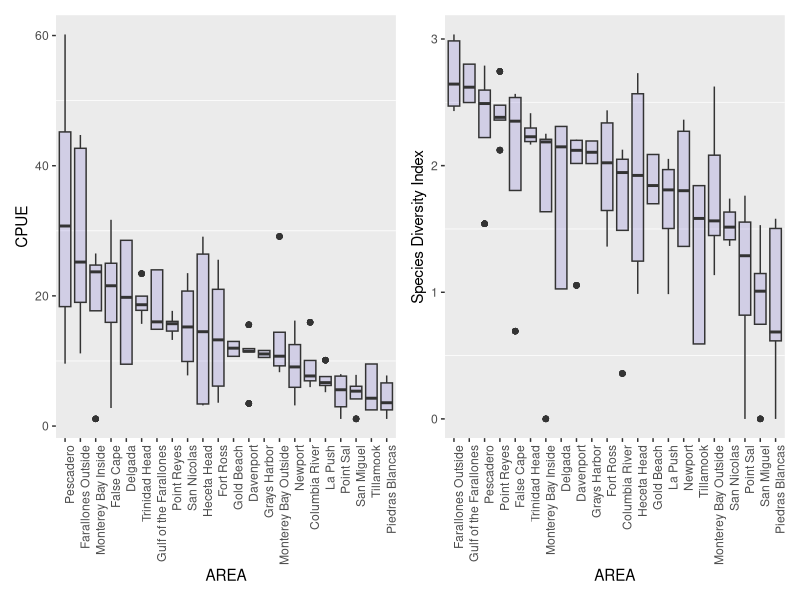
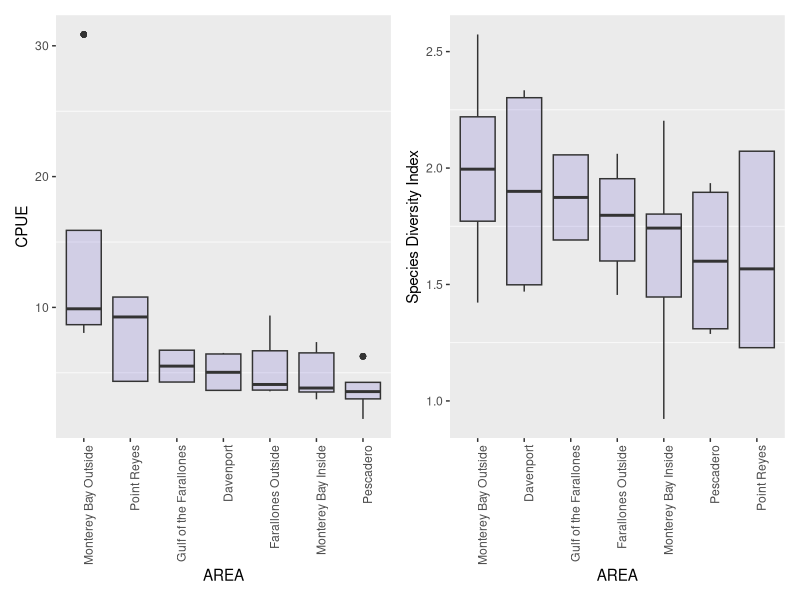
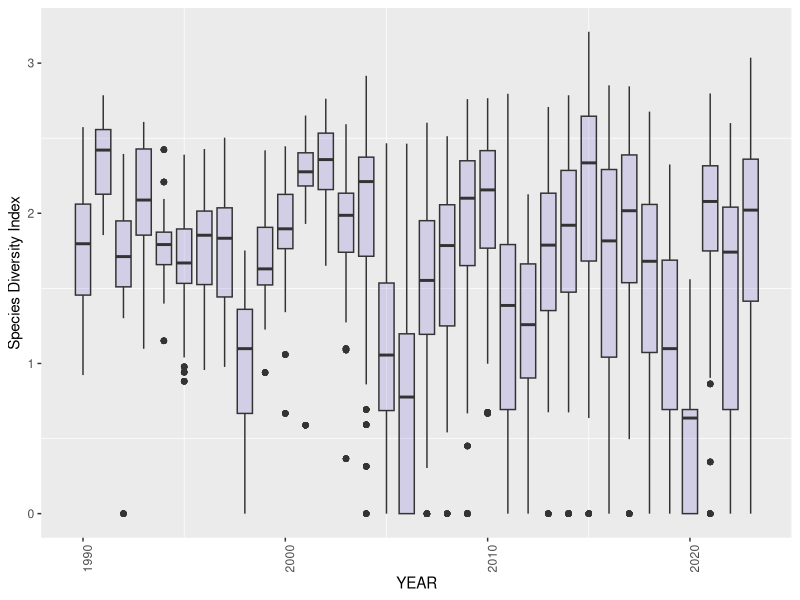

Reproduce these figures in R, in order.
## ---- chunk 1
# Set up chunk options globally for the entire document
knitr::opts_chunk$set(echo = TRUE)
## ---- chunk 2
# Load the required libraries for the analysis
library("tidyverse")
library("patchwork")
## ---- chunk 3
# Load the original data
odat <- read_csv("YOYGroundfishBiodiv_Data.csv")

# Define the column names for species data
species_columns <- colnames(odat[4:49])

# Transform the data into long format
odat_long <- odat %>%
  select(-YEAR_STATION) %>%
  pivot_longer(
    cols = all_of(species_columns),
    names_to = "Species",
    values_to = "Taxon_CPUE(log + 1)"
  )
## ---- chunk 4
# Filter and organize 2023 data
sd_23_unsum <- odat_long %>% 
  filter(YEAR == "2023") %>%
  select(AREA, cpue, sdiv) %>%
  group_by(AREA) %>%
  arrange(cpue)

# Reorder areas by median CPUE
sd_23_cpue_ordered <- sd_23_unsum
sd_23_cpue_ordered$AREA <- reorder(sd_23_cpue_ordered$AREA, sd_23_cpue_ordered$cpue, FUN = median, decreasing = TRUE)

# Reorder areas by median sdiv
sd_23_sdiv_ordered <- sd_23_unsum
sd_23_sdiv_ordered$AREA <- reorder(sd_23_sdiv_ordered$AREA, sd_23_sdiv_ordered$sdiv, FUN = median, decreasing = TRUE)
## ---- chunk 5
# Filter and organize 1990 data
sd_90_unsum <- odat_long %>% 
  filter(YEAR == "1990") %>%
  select(AREA, cpue, sdiv) %>%
  group_by(AREA) %>%
  arrange(cpue)

# Reorder areas by median CPUE
sd_90_cpue_ordered <- sd_90_unsum
sd_90_cpue_ordered$AREA <- reorder(sd_90_cpue_ordered$AREA, sd_90_cpue_ordered$cpue, FUN = median, decreasing = TRUE)

# Reorder areas by median sdiv
sd_90_sdiv_ordered <- sd_90_unsum
sd_90_sdiv_ordered$AREA <- reorder(sd_90_sdiv_ordered$AREA, sd_90_sdiv_ordered$sdiv, FUN = median, decreasing = TRUE)
## ---- chunk 6
# Plot for CPUE (2023)
bp1_avcpue_23 <- ggplot(sd_23_cpue_ordered, aes(x = AREA, cpue)) +
  geom_boxplot(fill = "slateblue", alpha = 0.2) +
  labs(x = "AREA", y = "CPUE") +
  theme(axis.text.x = element_text(angle = 90, hjust = 1)) +
  theme(panel.grid.major = element_blank())

# Plot for Species Diversity Index (2023)
bp2_avsdiv_23 <- ggplot(sd_23_sdiv_ordered, aes(x = AREA, sdiv)) +
  geom_boxplot(fill = "slateblue", alpha = 0.2) +
  labs(x = "AREA", y = "Species Diversity Index") +
  theme(axis.text.x = element_text(angle = 90, hjust = 1)) +
  theme(panel.grid.major = element_blank())
## ---- chunk 7
# Plot for CPUE (1990)
bp3_avcpue_90 <- ggplot(sd_90_cpue_ordered, aes(x = AREA, cpue)) +
  geom_boxplot(fill = "slateblue", alpha = 0.2) +
  labs(x = "AREA", y = "CPUE") +
  theme(axis.text.x = element_text(angle = 90, hjust = 1)) +
  theme(panel.grid.major = element_blank())

# Plot for Species Diversity Index (1990)
bp4_avsdiv_90 <- ggplot(sd_90_sdiv_ordered, aes(x = AREA, sdiv)) +
  geom_boxplot(fill = "slateblue", alpha = 0.2) +
  labs(x = "AREA", y = "Species Diversity Index") +
  theme(axis.text.x = element_text(angle = 90, hjust = 1)) +
  theme(panel.grid.major = element_blank())
## ---- chunk 8
# Combine 2023 plots (CPUE and sdiv)
bp1_avcpue_23 + bp2_avsdiv_23  # 2023 CPUE and Species Diversity Index

# Combine 1990 plots (CPUE and sdiv)
bp3_avcpue_90 + bp4_avsdiv_90  # 1990 CPUE and Species Diversity Index
## ---- chunk 9
# Prepare the data for species diversity index per year
sd_year <- odat_long %>% 
  select(YEAR, sdiv) %>%
  group_by(YEAR)

# Create the plot for species diversity index per year
avg_sdiv_year <- ggplot(sd_year, aes(x = YEAR, sdiv, group = YEAR)) +
  geom_boxplot(fill = "slateblue", alpha = 0.2) +
  labs(x = "YEAR", y = "Species Diversity Index") +
  theme(axis.text.x = element_text(angle = 90, hjust = 1)) +
  theme(panel.grid.major = element_blank())
## ---- chunk 10
# Display the species diversity index per year plot
avg_sdiv_year
